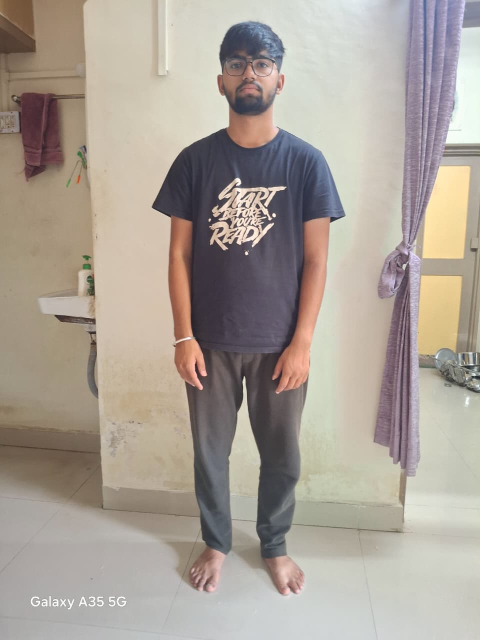
#> input picture WhatsApp Image 2026-04-27 at 13.15.57.jpeg, 960 x 1280 px (shown at 1/2 size)
$ python -i advanced_face_analysis.py   (imports and definitions only)   (older library calls are emulated)
#> lines starting #> are read from the running program, lines starting #| are printed output that depends on the picture
"""
ADVANCED AYURVEDIC FACE ANALYSIS SYSTEM
Multi-Image Aggregation with Weighted Feature Analysis

Requirements:
pip install opencv-python numpy pillow

Author: AyurAI Veda Team
Version: 2.0 - Production Ready
"""

import cv2
import numpy as np
from typing import List, Dict, Optional, Tuple
import base64
from io import BytesIO
from PIL import Image
import os

# ============================================================================
# PART 1: CORE FACE DETECTION AND FEATURE EXTRACTION
# ============================================================================

class AdvancedFaceAnalyzer:
    """
    High-Accuracy Ayurvedic Face Analysis Engine
    Supports multi-image aggregation with weighted scoring
    """

    def __init__(self):
        """Initialize face detection cascades"""
        self.face_cascade = cv2.CascadeClassifier(
            cv2.data.haarcascades + 'haarcascade_frontalface_default.xml'
        )
        self.eye_cascade = cv2.CascadeClassifier(
            cv2.data.haarcascades + 'haarcascade_eye.xml'
        )

        # Weighted feature importance
        self.weights = {
            'skin_analysis': 0.40,      # 40%
            'facial_geometry': 0.30,    # 30%
            'color_analysis': 0.20,     # 20%
            'texture_analysis': 0.10    # 10%
        }

        # Confidence threshold
        self.confidence_threshold = 0.5

        print("✅ Advanced Face Analyzer initialized")
        print(f"📊 Feature Weights: Skin={self.weights['skin_analysis']*100}%, "
              f"Geometry={self.weights['facial_geometry']*100}%, "
              f"Color={self.weights['color_analysis']*100}%, "
              f"Texture={self.weights['texture_analysis']*100}%")

    # ------------------------------------------------------------------------
    # IMAGE LOADING FUNCTIONS
    # ------------------------------------------------------------------------

    def load_image_from_path(self, image_path: str) -> Optional[np.ndarray]:
        """Load image from file path"""
        try:
            if not os.path.exists(image_path):
                print(f"❌ File not found: {image_path}")
                return None

            image = cv2.imread(image_path)
            if image is None:
                print(f"❌ Could not read image: {image_path}")
                return None

            return image
        except Exception as e:
            print(f"❌ Error loading {image_path}: {str(e)}")
            return None

    # [20 lines left out: function load_image_from_base64, not called in this run]

    # ------------------------------------------------------------------------
    # FACE DETECTION
    # ------------------------------------------------------------------------

    def detect_face(self, image: np.ndarray) -> Optional[Dict]:
        """
        Detect face using OpenCV Haar Cascade
        Returns face region and bounding box
        """
        try:
            # Convert to grayscale
            gray = cv2.cvtColor(image, cv2.COLOR_BGR2GRAY)

            # Detect faces
            faces = self.face_cascade.detectMultiScale(
                gray,
                scaleFactor=1.1,
                minNeighbors=5,
                minSize=(50, 50)
            )

            if len(faces) == 0:
                return None

            # Get largest face
            face = max(faces, key=lambda f: f[2] * f[3])
            x, y, w, h = face

            # Get image dimensions
            img_h, img_w = image.shape[:2]

            # Ensure coordinates are within bounds
            x_min = max(0, x)
            y_min = max(0, y)
            x_max = min(img_w, x + w)
            y_max = min(img_h, y + h)

            # Extract face region
            face_region = image[y_min:y_max, x_min:x_max]

            # Detect eyes for additional landmarks
            face_gray = gray[y_min:y_max, x_min:x_max]
            eyes = self.eye_cascade.detectMultiScale(
                face_gray,
                scaleFactor=1.1,
                minNeighbors=5
            )

            bbox = {
                'x': x_min,
                'y': y_min,
                'width': x_max - x_min,
                'height': y_max - y_min
            }

            return {
                'face_region': face_region,
                'bbox': bbox,
                'eyes_detected': len(eyes),
                'gray_face': face_gray
            }

        except Exception as e:
            print(f"❌ Face detection error: {str(e)}")
            return None

    # ------------------------------------------------------------------------
    # FEATURE EXTRACTION - SKIN ANALYSIS (40%)
    # ------------------------------------------------------------------------

    def extract_skin_brightness(self, face_region: np.ndarray) -> float:
        """
        Extract skin brightness (grayscale mean)
        Range: 0-255
        """
        try:
            gray = cv2.cvtColor(face_region, cv2.COLOR_BGR2GRAY)
            brightness = float(np.mean(gray))
            return round(brightness, 2)
        except Exception as e:
            print(f"❌ Brightness extraction error: {str(e)}")
            return 0.0

    def extract_skin_shine(self, face_region: np.ndarray) -> float:
        """
        Extract skin shine using variance/highlights
        Higher variance = more shine (Kapha)
        """
        try:
            gray = cv2.cvtColor(face_region, cv2.COLOR_BGR2GRAY)

            # Calculate variance (measure of shine/highlights)
            variance = float(np.var(gray))

            # Normalize to 0-100 scale
            shine_score = min(100, variance / 10)

            return round(shine_score, 2)
        except Exception as e:
            print(f"❌ Shine extraction error: {str(e)}")
            return 0.0

    def analyze_skin(self, face_region: np.ndarray) -> Dict:
        """
        Complete skin analysis
        Returns brightness, shine, and dosha scores
        """
        brightness = self.extract_skin_brightness(face_region)
        shine = self.extract_skin_shine(face_region)

        # Scoring logic
        vata_skin = 0
        pitta_skin = 0
        kapha_skin = 0

        # Brightness rules
        if brightness < 100:
            vata_skin += 40  # Low brightness → Vata
        elif brightness > 160:
            kapha_skin += 40  # High brightness → Kapha
        else:
            pitta_skin += 20  # Medium brightness → Pitta

        # Shine rules
        if shine < 30:
            vata_skin += 30  # Low shine → Vata (dry)
        elif shine > 60:
            kapha_skin += 30  # High shine → Kapha (oily)
        else:
            pitta_skin += 15  # Medium shine → Pitta

        return {
            'brightness': brightness,
            'shine': shine,
            'vata_score': vata_skin,
            'pitta_score': pitta_skin,
            'kapha_score': kapha_skin
        }

    # ------------------------------------------------------------------------
    # FEATURE EXTRACTION - FACIAL GEOMETRY (30%)
    # ------------------------------------------------------------------------

    def extract_face_ratio(self, bbox: Dict) -> float:
        """
        Calculate face width/height ratio
        """
        try:
            width = bbox['width']
            height = bbox['height']

            if height == 0:
                return 0.0

            ratio = width / height
            return round(ratio, 3)
        except Exception as e:
            print(f"❌ Ratio calculation error: {str(e)}")
            return 0.0

    def analyze_facial_geometry(self, bbox: Dict, eyes_detected: int) -> Dict:
        """
        Analyze facial proportions and geometry
        """
        ratio = self.extract_face_ratio(bbox)

        # Scoring logic
        vata_geo = 0
        pitta_geo = 0
        kapha_geo = 0

        # Face ratio rules
        if ratio < 0.75:
            vata_geo += 40  # Narrow, elongated → Vata
        elif 0.75 <= ratio <= 0.90:
            pitta_geo += 40  # Medium, angular → Pitta
        else:
            kapha_geo += 40  # Wide, round → Kapha

        # Eye detection bonus (structural indicator)
        if eyes_detected >= 2:
            # Well-defined features
            pitta_geo += 10
        elif eyes_detected == 1:
            vata_geo += 5

        return {
            'face_ratio': ratio,
            'eyes_detected': eyes_detected,
            'vata_score': vata_geo,
            'pitta_score': pitta_geo,
            'kapha_score': kapha_geo
        }

    # ------------------------------------------------------------------------
    # FEATURE EXTRACTION - COLOR ANALYSIS (20%)
    # ------------------------------------------------------------------------

    def extract_redness(self, face_region: np.ndarray) -> float:
        """
        Extract red channel intensity
        Range: 0-255
        """
        try:
            # Extract BGR channels
            b, g, r = cv2.split(face_region)

            # Calculate mean red intensity
            red_intensity = float(np.mean(r))

            return round(red_intensity, 2)
        except Exception as e:
            print(f"❌ Redness extraction error: {str(e)}")
            return 0.0

    def extract_hsv_tone(self, face_region: np.ndarray) -> Dict:
        """
        Extract HSV color tone
        """
        try:
            # Convert to HSV
            hsv = cv2.cvtColor(face_region, cv2.COLOR_BGR2HSV)

            # Extract channels
            h, s, v = cv2.split(hsv)

            hue_mean = float(np.mean(h))
            saturation_mean = float(np.mean(s))
            value_mean = float(np.mean(v))

            return {
                'hue': round(hue_mean, 2),
                'saturation': round(saturation_mean, 2),
                'value': round(value_mean, 2)
            }
        except Exception as e:
            print(f"❌ HSV extraction error: {str(e)}")
            return {'hue': 0, 'saturation': 0, 'value': 0}

    def analyze_color(self, face_region: np.ndarray) -> Dict:
        """
        Complete color analysis
        """
        redness = self.extract_redness(face_region)
        hsv = self.extract_hsv_tone(face_region)

        # Scoring logic
        vata_color = 0
        pitta_color = 0
        kapha_color = 0

        # Redness rules
        if redness > 140:
            pitta_color += 40  # High red → Pitta (warm)
        elif redness < 100:
            vata_color += 30  # Low red → Vata (pale)
        else:
            kapha_color += 20  # Medium red → Kapha

        # Saturation rules
        if hsv['saturation'] < 50:
            vata_color += 20  # Dull → Vata
        elif hsv['saturation'] > 100:
            pitta_color += 20  # Vibrant → Pitta
        else:
            kapha_color += 15  # Even tone → Kapha

        return {
            'redness': redness,
            'hue': hsv['hue'],
            'saturation': hsv['saturation'],
            'value': hsv['value'],
            'vata_score': vata_color,
            'pitta_score': pitta_color,
            'kapha_score': kapha_color
        }

    # ------------------------------------------------------------------------
    # FEATURE EXTRACTION - TEXTURE ANALYSIS (10%)
    # ------------------------------------------------------------------------

    def extract_texture(self, face_region: np.ndarray) -> float:
        """
        Extract skin texture using Laplacian variance
        Higher value = rougher texture (Vata)
        Lower value = smoother texture (Kapha)
        """
        try:
            gray = cv2.cvtColor(face_region, cv2.COLOR_BGR2GRAY)

            # Apply Laplacian operator
            laplacian = cv2.Laplacian(gray, cv2.CV_64F)

            # Calculate variance
            texture_score = float(laplacian.var())

            return round(texture_score, 2)
        except Exception as e:
            print(f"❌ Texture extraction error: {str(e)}")
            return 0.0

    def analyze_texture(self, face_region: np.ndarray) -> Dict:
        """
        Complete texture analysis
        """
        texture = self.extract_texture(face_region)

        # Scoring logic
        vata_texture = 0
        pitta_texture = 0
        kapha_texture = 0

        # Texture rules
        if texture > 500:
            vata_texture += 50  # High roughness → Vata
        elif texture < 200:
            kapha_texture += 50  # Smooth → Kapha
        else:
            pitta_texture += 30  # Medium → Pitta

        return {
            'texture_variance': texture,
            'vata_score': vata_texture,
            'pitta_score': pitta_texture,
            'kapha_score': kapha_texture
        }

# >>> CONTINUE

    # ========================================================================
    # PART 2: SCORING ENGINE AND CONFIDENCE CALCULATION
    # ========================================================================

    def compute_image_score(self, features: Dict) -> Dict:
        """
        Compute weighted dosha scores for a single image

        FINAL_SCORE = (Skin * 40%) + (Geometry * 30%) + (Color * 20%) + (Texture * 10%)
        """
        try:
            # Extract component scores
            skin = features['skin_analysis']
            geometry = features['facial_geometry']
            color = features['color_analysis']
            texture = features['texture_analysis']

            # Calculate weighted scores
            vata_total = (
                skin['vata_score'] * self.weights['skin_analysis'] +
                geometry['vata_score'] * self.weights['facial_geometry'] +
                color['vata_score'] * self.weights['color_analysis'] +
                texture['vata_score'] * self.weights['texture_analysis']
            )

            pitta_total = (
                skin['pitta_score'] * self.weights['skin_analysis'] +
                geometry['pitta_score'] * self.weights['facial_geometry'] +
                color['pitta_score'] * self.weights['color_analysis'] +
                texture['pitta_score'] * self.weights['texture_analysis']
            )

            kapha_total = (
                skin['kapha_score'] * self.weights['skin_analysis'] +
                geometry['kapha_score'] * self.weights['facial_geometry'] +
                color['kapha_score'] * self.weights['color_analysis'] +
                texture['kapha_score'] * self.weights['texture_analysis']
            )

            # Normalize to percentages
            total = vata_total + pitta_total + kapha_total

            if total > 0:
                vata_percent = (vata_total / total) * 100
                pitta_percent = (pitta_total / total) * 100
                kapha_percent = (kapha_total / total) * 100
            else:
                vata_percent = pitta_percent = kapha_percent = 33.33

            return {
                'vata': round(vata_percent, 2),
                'pitta': round(pitta_percent, 2),
                'kapha': round(kapha_percent, 2),
                'raw_scores': {
                    'vata': round(vata_total, 2),
                    'pitta': round(pitta_total, 2),
                    'kapha': round(kapha_total, 2)
                }
            }

        except Exception as e:
            print(f"❌ Score computation error: {str(e)}")
            return {
                'vata': 33.33,
                'pitta': 33.33,
                'kapha': 33.33,
                'raw_scores': {'vata': 0, 'pitta': 0, 'kapha': 0}
            }

    def calculate_confidence(self, scores: Dict) -> float:
        """
        Calculate confidence score
        confidence = max(score) / total_score
        """
        try:
            vata = scores['vata']
            pitta = scores['pitta']
            kapha = scores['kapha']

            max_score = max(vata, pitta, kapha)
            total = vata + pitta + kapha

            if total > 0:
                confidence = max_score / total
            else:
                confidence = 0.0

            return round(confidence, 3)

        except Exception as e:
            print(f"❌ Confidence calculation error: {str(e)}")
            return 0.0

    # ========================================================================
    # PART 3: SINGLE IMAGE ANALYSIS
    # ========================================================================

    def analyze_single_image(self, image_path: str) -> Optional[Dict]:
        """
        Analyze a single image and return complete results
        """
        print(f"\n📸 Processing: {os.path.basename(image_path)}")

        # Load image
        image = self.load_image_from_path(image_path)
#> in load_image_from_path, image is the input picture: shape (1280, 960, 3); mean B, G, R 151.1, 160.7, 169.8
        if image is None:
            return None

        # Detect face
        face_data = self.detect_face(image)
#> in detect_face, `gray = cv2.cvtColor(image, cv2.COLOR_BGR2GRAY)`:
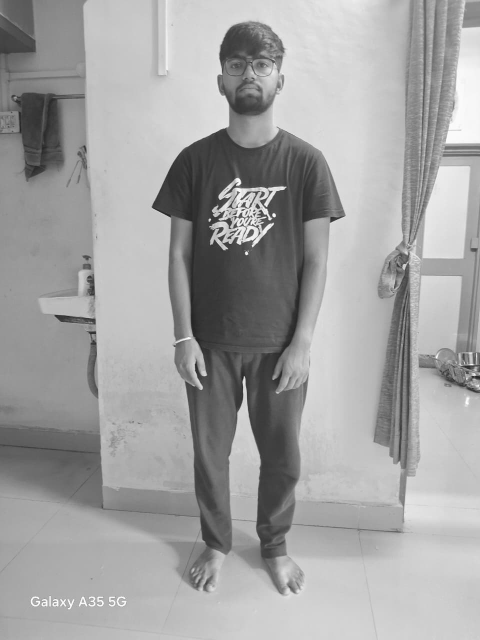
#> gray: shape (1280, 960) (shown at 1/2 size); min 14, max 255, mean 162.3
#> in detect_face, `faces = self.face_cascade.detectMultiScale( gray, scaleFactor=1.1, min..`: faces = [[445, 92, 109, 109]]
#> in detect_face, `face = max(faces, key=lambda f: f[2] * f[3])`: face = [445, 92, 109, 109]
#> in detect_face, `x, y, w, h = face`: x = 445; y = 92; w = 109
#> in detect_face, `x_min = max(0, x)`: x_min = 445
#> in detect_face, `y_min = max(0, y)`: y_min = 92
#> in detect_face, `x_max = min(img_w, x + w)`: x_max = 554
#> in detect_face, `y_max = min(img_h, y + h)`: y_max = 201
#> in detect_face, `face_region = image[y_min:y_max, x_min:x_max]`:
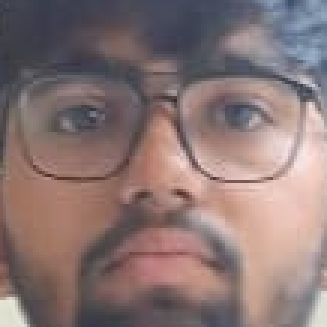
#> face_region: shape (109, 109, 3) (shown 3 times larger); mean B, G, R 116, 117, 136.8
#> in detect_face, `face_gray = gray[y_min:y_max, x_min:x_max]`:
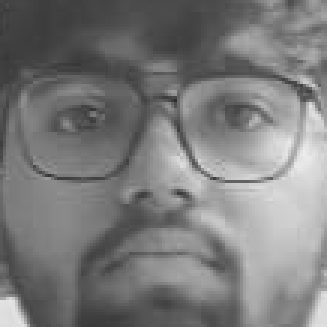
#> face_gray: shape (109, 109) (shown 3 times larger); min 45, max 237, mean 122.8
#> in detect_face, `eyes = self.eye_cascade.detectMultiScale( face_gray, scaleFactor=1.1, ..`: eyes = [[66, 27, 23, 23], [13, 26, 27, 27]]
#> in detect_face, `bbox = { 'x': x_min, 'y': y_min, 'width': x_max - x_min, 'height': y_m..`: bbox = {'x': 445, 'y': 92, 'width': 109, 'height': 109}
#> face_data = 4 items
        if face_data is None:
            print(f"   ❌ No face detected")
            return None

        face_region = face_data['face_region']
        bbox = face_data['bbox']
#> bbox = {'x': 445, 'y': 92, 'width': 109, 'height': 109}
        eyes_detected = face_data['eyes_detected']
#> eyes_detected = 2

        print(f"   ✅ Face detected ({bbox['width']}x{bbox['height']})")
#|    ✅ Face detected (109x109)

        # Extract all features
        skin_analysis = self.analyze_skin(face_region)
#> in extract_skin_brightness, `brightness = float(np.mean(gray))`: brightness = 122.8
#> in extract_skin_shine, `variance = float(np.var(gray))`: variance = 1741.5
#> in extract_skin_shine, `shine_score = min(100, variance / 10)`: shine_score = 100
#> skin_analysis = {'brightness': 122.8, 'shine': 100, 'vata_score': 0, 'pitta_score': 20, 'kapha_score': 30}
        geometry_analysis = self.analyze_facial_geometry(bbox, eyes_detected)
#> in extract_face_ratio, `width = bbox['width']`: width = 109
#> in extract_face_ratio, `ratio = width / height`: ratio = 1
#> geometry_analysis = {'face_ratio': 1, 'eyes_detected': 2, 'vata_score': 0, 'pitta_score': 10, 'kapha_score': 40}
        color_analysis = self.analyze_color(face_region)
#> in extract_redness, `b, g, r = cv2.split(face_region)`:
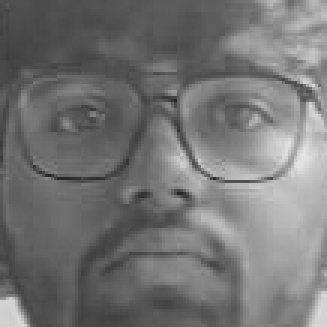
#> b: shape (109, 109) (shown 3 times larger); min 35, max 228, mean 116
#> in extract_redness, `b, g, r = cv2.split(face_region)`:
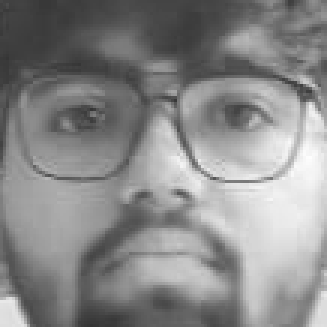
#> r: shape (109, 109) (shown 3 times larger); min 52, max 254, mean 136.8
#> in extract_redness, `red_intensity = float(np.mean(r))`: red_intensity = 136.8
#> in extract_hsv_tone, `h, s, v = cv2.split(hsv)`:
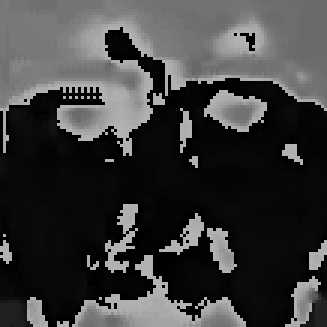
#> h: shape (109, 109) (shown 3 times larger); min 0, max 179, mean 60.2
#> (the rest of the program and of its run is left out)
